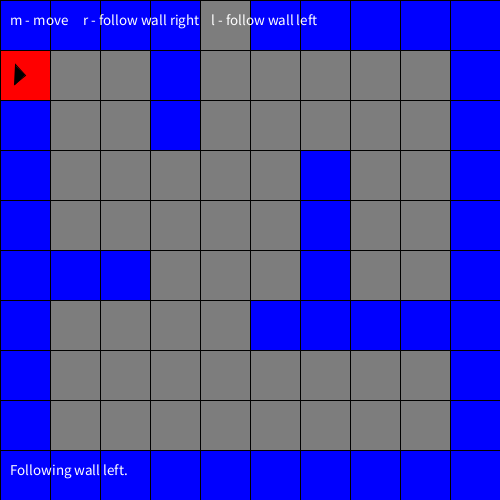
Frame 1 (no input)
Frame 60 (the mouse pressed at the canvas centre just before this capture): identical to frame 1, image omitted
Frame 120 (the mouse held since frame 60 and released just before this capture): identical to frame 1, image omitted

The Processing sketch that drew this single still picture (run headless with seeded random() and noise(); from frame 60 on, the mouse is pressed at the canvas centre):

// Processing sketch: followWalls
// ── followWalls.pde
int[][] walls = {{1,1,1,1,3,1,1,1,1,1},
                 {2,0,0,1,0,0,0,0,0,1},
                 {1,0,0,1,0,0,0,0,0,1},
                 {1,0,0,0,0,0,1,0,0,1},
                 {1,0,0,0,0,0,1,0,0,1},
                 {1,1,1,0,0,0,1,0,0,1},
                 {1,0,0,0,0,1,1,1,1,1},
                 {1,0,0,0,0,0,0,0,0,1},
                 {1,0,0,0,0,0,0,0,0,1},
                 {1,1,1,1,1,1,1,1,1,1}};

//char followDirection = 'r';
char followDirection = 'l';

int currentRow = 1;
int currentCol = 0;
int currentDir = 1; //0 up  1 rt  2 dwn  3 lt

void setup() {
  size(500, 500);
  textSize(32);
}

void draw() {
  background(125);
  drawWalls();
  showMessage();
  displayMover();
  if (finished() == true) {
    println("Congrats.");
    noLoop();
  }
}

void drawWalls() {
  for (int i = 0; i < 10; i ++) {
    for (int j = 0; j < 10; j++) {
      if (walls[i][j] == 1) {
        fill(0, 0, 255);
      } else {
        fill(125);        
      }
      rect(j*50, i*50, 50,50);
    }
  }
}

void showMessage() {
  textSize(15);
  fill(255);
  text("m - move     r - follow wall right    l - follow wall left", 10, 25);
  text("Following wall" + getDirString(), 10, 475);
}

String getDirString() {
  if (followDirection == 'r') {
    return " right.";
  } else {
    return " left.";
  }
}

void displayMover() {
  fill(255, 0, 0);
  rect(currentCol * 50, currentRow * 50, 50, 50);
  fill(0);
  pushMatrix();
  translate(currentCol * 50 + 25, currentRow * 50 + 25);
  rotate(HALF_PI * currentDir);
  triangle(0, 0, 10, 10, -10, 10);
  popMatrix();
}

void followWallRight() {
  boolean rightClear = false;
  boolean frontClear = false;
  int checkRightDir = currentDir + 1;
  if (checkRightDir == 4) checkRightDir = 0;
  switch (checkRightDir) {
    case 0: rightClear = (walls[currentRow-1][currentCol] != 1); break;
    case 1: rightClear = (walls[currentRow][currentCol+1] != 1); break;
    case 2: rightClear = (walls[currentRow+1][currentCol] != 1); break;
    case 3: rightClear = (walls[currentRow][currentCol-1] != 1); break;
  }
  switch (currentDir) {
    case 0: frontClear = (walls[currentRow-1][currentCol] != 1); break;
    case 1: frontClear = (walls[currentRow][currentCol+1] != 1); break;
    case 2: frontClear = (walls[currentRow+1][currentCol] != 1); break;
    case 3: frontClear = (walls[currentRow][currentCol-1] != 1); break;
  }
  if (rightClear == false && frontClear == true) {
    switch(currentDir) {
      case 0: currentRow--; break;
      case 1: currentCol++; break;
      case 2: currentRow++; break;
      case 3: currentCol--; break;
    }
  }
  else if (rightClear == false && frontClear == false) {
    currentDir--; 
    if (currentDir == -1) currentDir = 3;
    switch(currentDir) {
      case 0: currentRow--; break;
      case 1: currentCol++; break;
      case 2: currentRow++; break;
      case 3: currentCol--; break;
    }
  }
  else if (rightClear == true) {
    currentDir++;
    if (currentDir == 4) currentDir = 0;
    switch(currentDir) {
      case 0: currentRow--; break;
      case 1: currentCol++; break;
      case 2: currentRow++; break;
      case 3: currentCol--; break;
    }
  }
}

void followWallLeft() {
  boolean leftClear = false;
  boolean frontClear = false;
  int checkLeftDir = currentDir - 1;
  if (checkLeftDir == -1) checkLeftDir = 3;
  switch (checkLeftDir) {
    case 0: leftClear = (walls[currentRow-1][currentCol] != 1); break;
    case 1: leftClear = (walls[currentRow][currentCol+1] != 1); break;
    case 2: leftClear = (walls[currentRow+1][currentCol] != 1); break;
    case 3: leftClear = (walls[currentRow][currentCol-1] != 1); break;
  }
  switch (currentDir) {
    case 0: frontClear = (walls[currentRow-1][currentCol] != 1); break;
    case 1: frontClear = (walls[currentRow][currentCol+1] != 1); break;
    case 2: frontClear = (walls[currentRow+1][currentCol] != 1); break;
    case 3: frontClear = (walls[currentRow][currentCol-1] != 1); break;
  }
  if (leftClear == false && frontClear == true) {
    println("left not clear but front is");
    switch(currentDir) {
      case 0: currentRow--; break;
      case 1: currentCol++; break;
      case 2: currentRow++; break;
      case 3: currentCol--; break;
    }
  }
  else if (leftClear == false && frontClear == false) {
    println("left and front blocked - turning.");
    currentDir++; 
    if (currentDir == 4) currentDir = 0;
    switch(currentDir) {
      case 0: currentRow--; break;
      case 1: currentCol++; break;
      case 2: currentRow++; break;
      case 3: currentCol--; break;
    }
  }
  else if (leftClear == true) {
    println("left clear but didnt check front - turning and moving");
    currentDir--;
    if (currentDir == -1) currentDir = 3;
    switch(currentDir) {
      case 0: currentRow--; break;
      case 1: currentCol++; break;
      case 2: currentRow++; break;
      case 3: currentCol--; break;
    }
  }
}

void keyPressed() {
  switch (key) {
    case 'm': {switch(followDirection) {
                case 'r': followWallRight();
                          break;
                case 'l': followWallLeft();
                break;
              }
              break;
    }
    case 'r': {followDirection = 'r';
              break;
    }
    case 'l': {followDirection = 'l';
              break;
    }
  }
}

boolean finished() {
  if (walls[currentRow][currentCol] == 3) {
    return true;
  } else {
    return false;
  }
}
